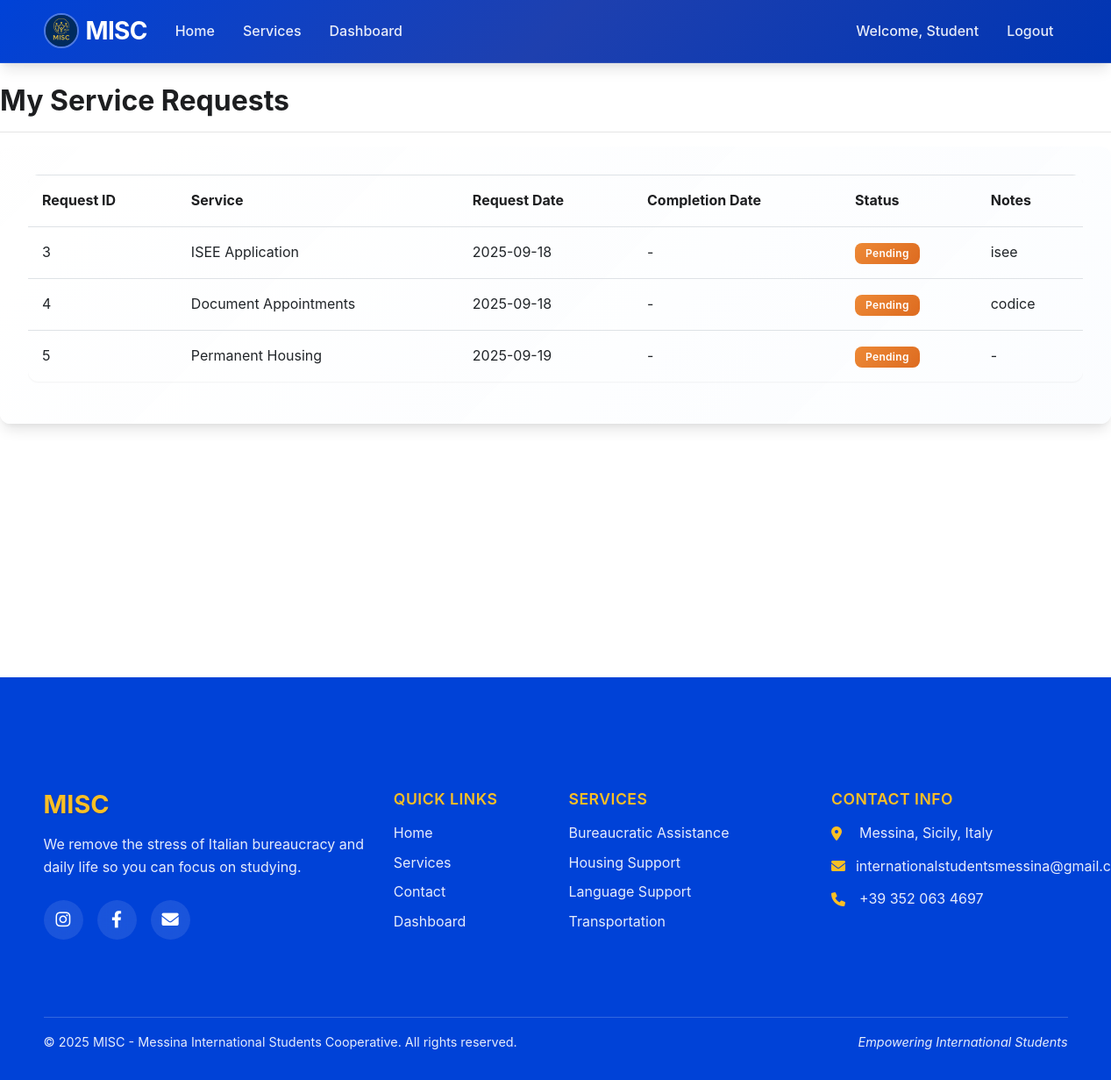
Screenshot of /dashboard/requests (signed in) with the database file from the repository.
### app/models.py (models this page shows, shortened)
class User(UserMixin, db.Model):
    id = db.Column(db.Integer, primary_key=True)
    username = db.Column(db.String(64), unique=True, index=True)
    email = db.Column(db.String(120), unique=True, index=True)
    password_hash = db.Column(db.String(128))
    is_admin = db.Column(db.Boolean, default=False)
    requests = db.relationship('ServiceRequest', backref='client', lazy='dynamic')

class ServiceRequest(db.Model):
    id = db.Column(db.Integer, primary_key=True)
    user_id = db.Column(db.Integer, db.ForeignKey('user.id'))
    service_id = db.Column(db.Integer, db.ForeignKey('service.id'))
    status = db.Column(db.String(20), default='pending')  # pending, approved, completed, cancelled
    request_date = db.Column(db.DateTime, default=datetime.utcnow)
    completion_date = db.Column(db.DateTime, nullable=True)
    notes = db.Column(db.Text, nullable=True)

class Service(db.Model):
    id = db.Column(db.Integer, primary_key=True)
    name = db.Column(db.String(64), index=True)
    description = db.Column(db.Text)
    category = db.Column(db.String(50), nullable=False)
    subcategory = db.Column(db.String(50))
    price = db.Column(db.Float)
    is_available = db.Column(db.Boolean, default=True)
    requests = db.relationship('ServiceRequest', backref='service_type', lazy='dynamic')

### app/routes/dashboard.py (the view)
@dashboard.route('/requests')
@login_required
def requests():
    requests = ServiceRequest.query.filter_by(user_id=current_user.id).all()
    return render_template('dashboard/requests.html', requests=requests)

### app/models.py (called while the page is built)
@login_manager.user_loader
def load_user(id):
    return User.query.get(int(id))

### app/templates/dashboard/requests.html (shortened to what this page needs)
{% extends "base.html" %}
{% block content %}
<div class="row">
    <div class="col-md-12">
        <h2>My Service Requests</h2>
        <hr>
    </div>
</div>
<div class="row">
    <div class="col-md-12">
        <div class="card">
            <div class="card-body">
                {% if requests %}
                <div class="table-responsive">
                    <table class="table table-hover">
                        <thead>
                            <tr>
                                <th>Request ID</th>
                                <th>Service</th>
                                <th>Request Date</th>
                                <th>Completion Date</th>
                                <th>Status</th>
                                <th>Notes</th>
                            </tr>
                        </thead>
                        <tbody>
                            {% for request in requests %}
                            <tr>
                                <td>{{ request.id }}</td>
                                <td>{{ request.service_type.name }}</td>
                                <td>{{ request.request_date.strftime('%Y-%m-%d') }}</td>
                                <td>
                                    {% if request.completion_date %}
                                    {{ request.completion_date.strftime('%Y-%m-%d') }}
                                    {% else %}
                                    -
                                    {% endif %}
                                </td>
                                <td>
                                    {% if request.status == 'pending' %}
                                    <span class="badge badge-warning">Pending</span>
                                    {% elif request.status == 'approved' %}
                                    <span class="badge badge-primary">Approved</span>
                                    {% elif request.status == 'completed' %}
                                    <span class="badge badge-success">Completed</span>
                                    {% elif request.status == 'cancelled' %}
                                    <span class="badge badge-danger">Cancelled</span>
                                    {% endif %}
                                </td>
                                <td>
                                    {% if request.notes %}
                                    {{ request.notes|truncate(30) }}
                                    {% else %}
                                    -
                                    {% endif %}
                                </td>
                            </tr>
                            {% endfor %}
                        </tbody>
                    </table>
                </div>
                {% else %}
                <div class="alert alert-info">You have no service requests yet.</div>
                <a href="{{ url_for('service.index') }}" class="btn btn-primary">Browse Services</a>
                {% endif %}
            </div>
        </div>
    </div>
</div>
{% endblock %}

### app/templates/base.html (shortened to what this page needs)
<!DOCTYPE html>
<html lang="en">
<head>
    <link rel="stylesheet" href="https://stackpath.bootstrapcdn.com/bootstrap/4.5.2/css/bootstrap.min.css">
    <link rel="stylesheet" href="https://cdnjs.cloudflare.com/ajax/libs/font-awesome/6.0.0/css/all.min.css">
    <link rel="stylesheet" href="{{ url_for('static', filename='css/style.css') }}">
</head>
<body>
    <div class="wrapper d-flex flex-column min-vh-100">
        <nav class="navbar navbar-expand-lg navbar-dark" style="background-color: #1800ad !important;">
            <div class="container">
                <a class="navbar-brand" href="{{ url_for('main.index') }}">
                    <img src="{{ url_for('static', filename='img/logo.png') }}" alt="MISC Logo" class="navbar-logo">
                    MISC
                </a>
                <div class="collapse navbar-collapse" id="navbarNav">
                    <ul class="navbar-nav mr-auto">
                        <li class="nav-item">
                            <a class="nav-link" href="{{ url_for('main.index') }}">Home</a>
                        </li>
                        <li class="nav-item">
                            <a class="nav-link" href="{{ url_for('service.index') }}">Services</a>
                        </li>
                        {% if current_user.is_authenticated %}
                        <li class="nav-item">
                            <a class="nav-link" href="{{ url_for('dashboard.index') }}">Dashboard</a>
                        </li>
                        {% endif %}
                    </ul>
                    <ul class="navbar-nav">
                        {% if current_user.is_authenticated %}
                        <li class="nav-item">
                            <span class="nav-link">Welcome, {{ current_user.username }}</span>
                        </li>
                        <li class="nav-item">
                            <a class="nav-link" href="{{ url_for('auth.logout') }}">Logout</a>
                        </li>
                        {% endif %}
                    </ul>
                </div>
            </div>
        </nav>
        <main class="flex-grow-1">
            {% block content %}{% endblock %}
        </main>
        <footer class="footer-modern mt-auto">
            <div class="container">
                <div class="row">
                    <div class="col-lg-4 col-md-6 mb-4">
                        <div class="footer-section">
                            <h5 class="footer-title">MISC</h5>
                            <p class="footer-description">We remove the stress of Italian bureaucracy and daily life so you can focus on studying.</p>
                            <div class="social-links">
                                <a href="https://www.instagram.com/messinainternationalstudents/" target="_blank" class="social-link">
                                    <i class="fab fa-instagram"></i>
                                </a>
                                <a href="https://www.facebook.com/misc.messina" target="_blank" class="social-link">
                                    <i class="fab fa-facebook-f"></i>
                                </a>
                                <a href="mailto:internationalstudentsmessina@gmail.com" class="social-link">
                                    <i class="fas fa-envelope"></i>
                                </a>
                            </div>
                        </div>
                    </div>
                    <div class="col-lg-2 col-md-6 mb-4">
                        <div class="footer-section">
                            <h6 class="footer-subtitle">Quick Links</h6>
                            <ul class="footer-links">
                                <li><a href="{{ url_for('main.index') }}">Home</a></li>
                                <li><a href="{{ url_for('service.index') }}">Services</a></li>
                                <li><a href="{{ url_for('main.contact') }}">Contact</a></li>
                                {% if current_user.is_authenticated %}
                                <li><a href="{{ url_for('dashboard.index') }}">Dashboard</a></li>
                                {% endif %}
                            </ul>
                        </div>
                    </div>
                    <div class="col-lg-3 col-md-6 mb-4">
                        <div class="footer-section">
                            <h6 class="footer-subtitle">Services</h6>
                            <ul class="footer-links">
                                <li><a href="{{ url_for('service.index') }}">Bureaucratic Assistance</a></li>
                                <li><a href="{{ url_for('service.index') }}">Housing Support</a></li>
                                <li><a href="{{ url_for('service.index') }}">Language Support</a></li>
                                <li><a href="{{ url_for('service.index') }}">Transportation</a></li>
                            </ul>
                        </div>
                    </div>
                    <div class="col-lg-3 col-md-6 mb-4">
                        <div class="footer-section">
                            <h6 class="footer-subtitle">Contact Info</h6>
                            <div class="contact-info">
                                <p><i class="fas fa-map-marker-alt"></i> Messina, Sicily, Italy</p>
                                <p><i class="fas fa-envelope"></i> internationalstudentsmessina@gmail.com</p>
                                <p><i class="fas fa-phone"></i> +39 352 063 4697</p>
                            </div>
                        </div>
                    </div>
                </div>
                <hr class="footer-divider">
                <div class="row">
                    <div class="col-md-6">
                        <p class="footer-copyright">&copy; 2025 MISC - Messina International Students Cooperative. All rights reserved.</p>
                    </div>
                    <div class="col-md-6 text-md-right">
                        <p class="footer-credit">Empowering International Students</p>
                    </div>
                </div>
            </div>
        </footer>
    </div>
</body>
</html>

### rows the page displays
User: username "Student"
ServiceRequest: id "3", service_type.name "ISEE Application", request_date "2025-09-18", status "Pending", notes "isee"
ServiceRequest: id "4", service_type.name "Document Appointments", request_date "2025-09-18", status "Pending", notes "codice"
ServiceRequest: id "5", service_type.name "Permanent Housing", request_date "2025-09-19", status "Pending"
